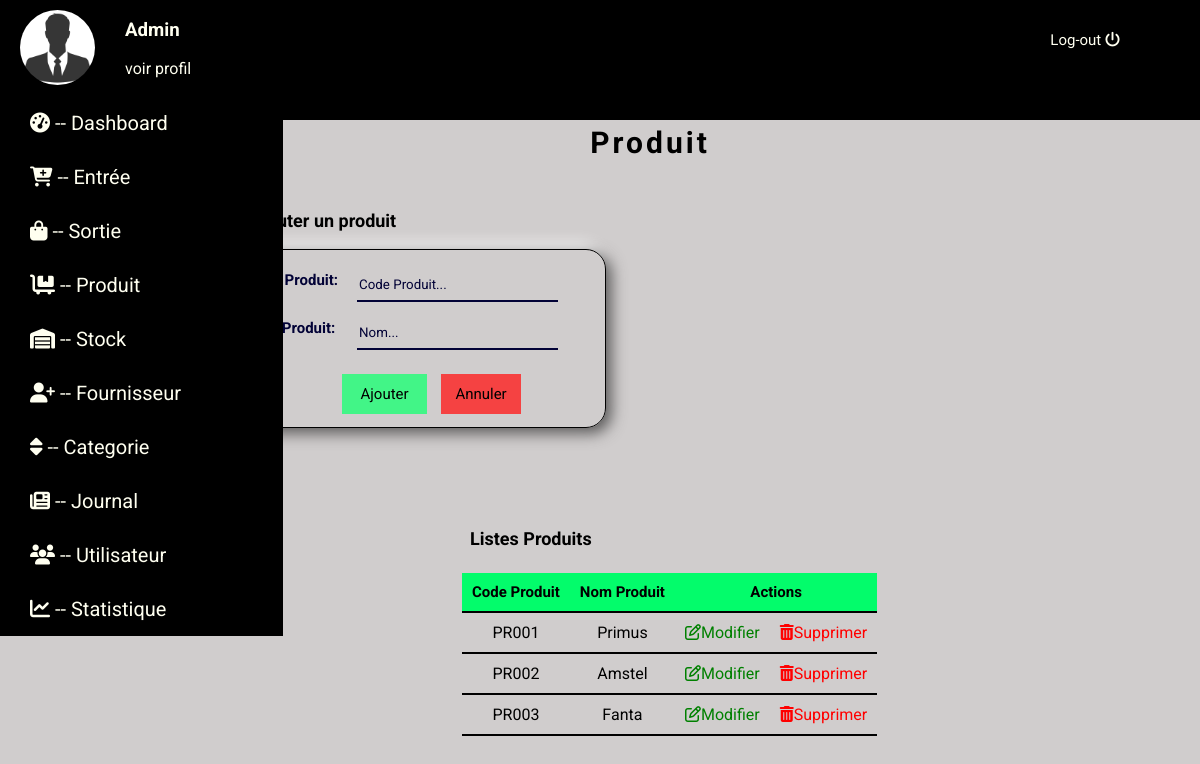
Before: /produit.php with the older database file.
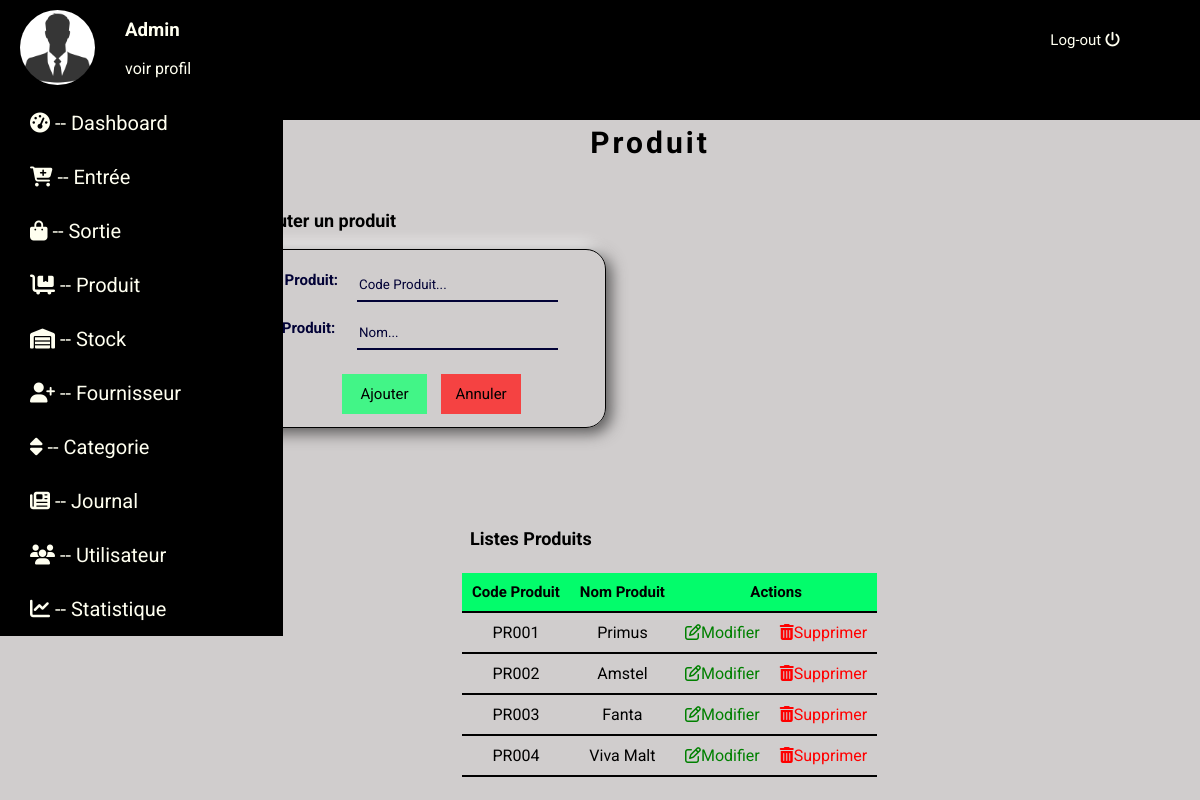
After: the same page with the newer database file.
### tables this page shows
CREATE TABLE IF NOT EXISTS `produit` (
  `id_pro` int(11) NOT NULL AUTO_INCREMENT,
  `CodePro` varchar(250) NOT NULL,
  `nomPro` varchar(255) NOT NULL,
  PRIMARY KEY (`id_pro`)
);

### produit.php (the view, shortened to what this page needs)
<?php
include("database.php");
?>
<!DOCTYPE html>
<html lang="fr">
<head>
    <link rel="stylesheet" href="css/style.css">
</head>
<body>
<header>
        <div class="admin">
            <div class="img">
                <img src="images/2.jpg" alt="Image non disponible" height="75" width="75" class="img-admin">
            </div>
            <div class="txt">
                <h3 class="adm">Admin</h3>
                <p class="prof"><a href="profil.php" class="voir">voir profil</a></p>
            </div>
            </div>
            <div class="log-out">
                <a href="index.php" class="decon">Log-out   <i class="fas fa-power-off"></i></a>
            </div>
    </header>
    <div id="boody">
    <nav>
        <div class="menu-link">
            <ul class="ul">
            <li class="li"><a class="link" href="dashboard.php"><i class="fas fa-tachometer-alt"></i>  --  Dashboard</a></li>
                <li class="li"><a class="link" href="entree.php"><i class="fas fa-cart-plus"></i>   --   Entrée</a></li>
                <li class="li"><a class="link" href="sortie.php"><i class="fas fa-shopping-bag"></i>  --  Sortie</a></li>
                <li class="li"><a class="link" href="produit.php"><i class="fas fa-dolly-flatbed"></i>   --   Produit </a></li>
                <li class="li"><a class="link" href="stock.php"><i class="fas fa-warehouse"></i>   --     Stock </a></li>
                <li class="li"><a class="link" href="fournisseur.php"><i class="fas fa-user-plus"></i>   --   Fournisseur</a></li>
                <li class="li"><a class="link" href="categorie.php"><i class="fas fa-sort"></i>      --   Categorie</a></li>
                <li class="li"><a class="link" href="journal.php"><i class="fas fa-newspaper"></i>   --   Journal</a></li>
                <li class="li"><a class="link" href="utilisateur.php"><i class="fas fa-users"></i>   --  Utilisateur</a></li>
                <li class="li"><a class="link" href="statistique.php"><i class="fas fa-chart-line"></i>     --    Statistique</a></li>
        </div>
    </nav>
    <section id="section">
    <h2 class="title_pro">Produit</h2>
        <div class="aj_produit">
            <h3 class="stitlepro">Ajouter un produit</h3>
            <fieldset class="fieldset002">
                <form action="" method="post">
                    <table>
                        <tr>
                            <th class="th-pro">Code Produit:  </th>
                            <td><input type="text" name="code" class="inpt-pro" placeholder="Code Produit..." required></td>
                        </tr>
                        <tr>
                            <th class="th-pro">Nom Produit:   </th>
                            <td><input type="text" name="nompro" class="inpt-pro" placeholder="Nom..." required></td>
                        </tr>
                        <tr>
                            <th></th>
                            <td><input type="submit" value="Ajouter" name="submit" id="sub_pro">
                            <input type="reset" value="Annuler" id="res_pro">
                        </td>
                        </tr>
                    </table>
                </form>
            </fieldset>
        </div>
        <div class="recup-pro">
            <?php
            $select=$bdd->query("SELECT * FROM produit ORDER BY id_pro ASC LIMIT 10");
            ?>
        <h3 class="stitle-pro">Listes Produits</h3>
            <fieldset class="fieldset003">
            <table class="table03">
                   <thead class="thead-pro">
                       <tr>
                           <th class="th2-pro">Code Produit</th>
                           <th class="th2-pro">Nom Produit</th>
                           <th colspan="2" class="th2-pro">Actions</th>
                       </tr>
                   </thead>
                   <tbody class="tbody-pro">
                   <?php
                   while($dataselect=$select->fetch()){
                   ?>
                       <tr>
                           <td class="td-pro"><?php echo $dataselect["CodePro"];?></td>
                           <td class="td-pro"><?php echo $dataselect["nomPro"];?></td>
                           <td class="td-pro"><a class="btn-upd" href="modifierproduit.php?mod=<?php echo $dataselect["id_pro"]?>"><i class="far fa-edit"></i>Modifier</a></td>
                           <td class="td-pro"><a class="btn-sup" href="produit.php?supp=<?php echo $dataselect["id_pro"]?>"><i class="fas fa-trash-alt"></i>Supprimer</a></td>
                       </tr>
                       <?php
                   }
                       ?>
                   </tbody>
                </table>
            </fieldset>
        </div>
    </section>
    </div>
</body>
</html>

Changed rows visible on the page:
added produit: CodePro "PR004", nomPro "Viva Malt"
